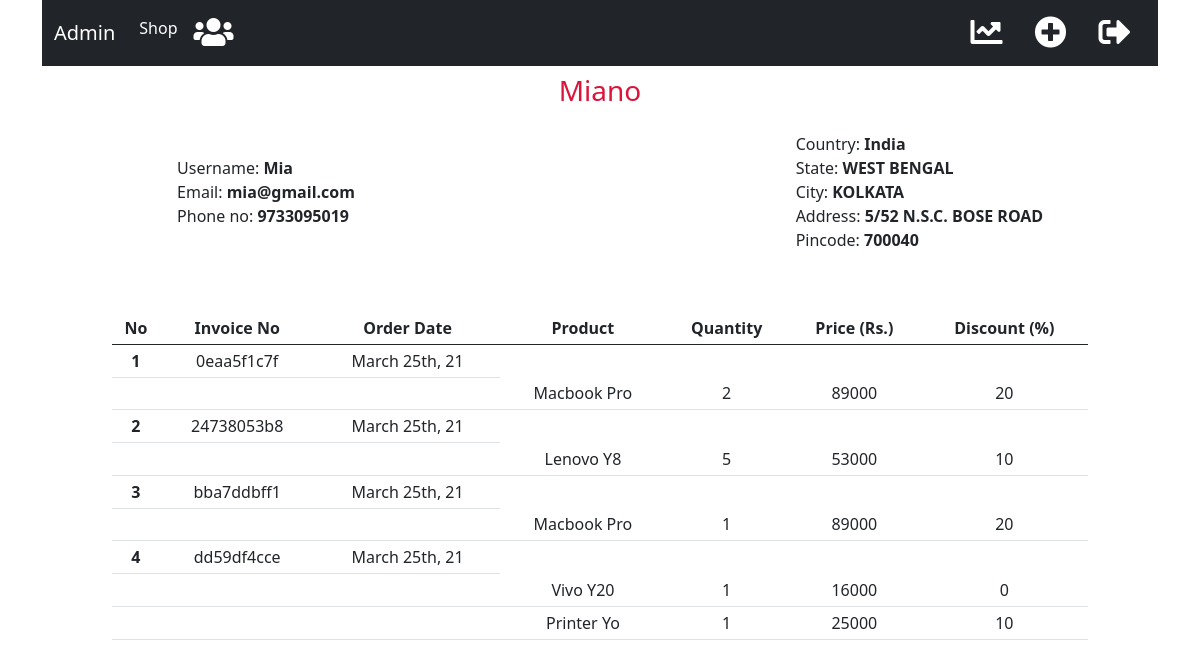
The app's page /info/Miano with its own data.
### shop/customers/models.py (models this page shows, shortened)
class Customer(db.Model, UserMixin):
    id = db.Column(db.Integer, primary_key=True)
    name = db.Column(db.String(80), unique=True, nullable=False)
    username = db.Column(db.String(80), unique=True, nullable=False)
    email = db.Column(db.String(120), unique=True, nullable=False)
    password = db.Column(db.String(120),  nullable=False)
    country = db.Column(db.String(120),  nullable=False)
    state = db.Column(db.String(120),  nullable=False)
    city = db.Column(db.String(120),  nullable=False)
    address = db.Column(db.String(120),  nullable=False)
    pin = db.Column(db.String(120),  nullable=False)
    contact= db.Column(db.String(120),  nullable=False)

class Order(db.Model):
    id = db.Column(db.Integer, primary_key = True)
    invoice = db.Column(db.String(15), unique = True, nullable=False)
    status = db.Column(db.String(50), nullable = False, default = 'Pending')
    customer_id = db.Column(db.Integer, db.ForeignKey('customer.id'), nullable=False)
    order_date = db.Column(db.DateTime, nullable = False, default = datetime.utcnow)
    orders = db.Column(jsonEncodedDict)

### shop/admin/routes.py (the view)
@app.route('/info/<name>')
def info(name):
    customer = Customer.query.filter_by(name = name).first()
    order = Order.query.filter_by(customer_id = customer.id).all()
    return render_template('admin/info.html', customer = customer, order = order, title = 'Info')

### shop/customers/models.py (called while the page is built)
    def process_result_value(self, value, dialect):
        if value is None:
            return {}
        else:
            return json.loads(value)

### shop/templates/admin/info.html (shortened to what this page needs)
{% extends "base.html" %}
{% block content %}
{% include 'admin_navbar.html' %}
<h3 class="text-center mt-2" style="color: crimson;">{{ customer.name }}</h3>
<div class="main" style="display: flex; align-items: center;
justify-content: center;
margin-top: 2%;
margin-left: 2%;
margin-bottom: 5%;">
<div class="row" style="flex: 3; margin-left: 12%;">
<span>Username:   <b>{{ customer.username }}</b></span>
<span>Email: <b>{{ customer.email}}</b></span>
<span>Phone no: <b>{{ customer.contact}}</b></span>
</div>
<div class="row" style="flex: 2;" >
<span>Country: <b>{{ customer.country}}</b></span>
<span>State: <b>{{ customer.state}}</b></span>
<span>City: <b>{{ customer.city}}</b></span>
<span>Address: <b>{{ customer.address}}</b></span>
<span>Pincode: <b>{{ customer.pin }}</b></span>
</div>
</div>
<div class="conatiner"style="margin-left: 7rem; margin-right: 7rem;" >
    <table class="table table-sm table-condensed table-hover ml-2" style="text-align: center";>
        <thead>
            <th>No</th>
            <th>Invoice No</th>
            <th>Order Date</th>
            <th>Product</th>
            <th>Quantity</th>
            <th>Price (Rs.)</th>
            <th>Discount (%)</th>
        </thead>
        <tbody>
{% if order %}
{% for ord in order %}
            <tr>
                <td><b>{{ loop.index }}</b></td>
                <td>{{ ord.invoice }}</td>
                <td>{{ moment(ord.order_date).format("MMMM Do, YY") }}</td>
           {% for key, product in ord.orders.items()  %}
           <tr>
               <td></td>
               <td></td>
               <td></td>
<td>{{ product.name }}
  </td>
<td>{{ product.quantity }}</td>
<td>{{ product.price }}</td>
<td>{{ product.discount }}</td>
</tr>
{% endfor %}
            </tr>
            {% endfor %}
            {% endif %}
        </tbody>
    </table>
</div>
{% endblock %}

### records on screen
Customer: name "Miano", username "Mia", email "mia@gmail.com", contact "9733095019", country "India", state "WEST BENGAL", city "KOLKATA", address "5/52 N.S.C. BOSE ROAD", pin "700040"
Order: invoice "0eaa5f1c7f", order_date "March 25th, 21", name "Macbook Pro", quantity "2", price "89000", discount "20"
Order: invoice "24738053b8", order_date "March 25th, 21", name "Lenovo Y8", quantity "5", price "53000", discount "10"
Order: invoice "bba7ddbff1", order_date "March 25th, 21", name "Macbook Pro", quantity "1", price "89000", discount "20"
Order: invoice "dd59df4cce", order_date "March 25th, 21", name "Vivo Y20" "Printer Yo", quantity "1" "1", price "16000" "25000", discount "0" "10"
